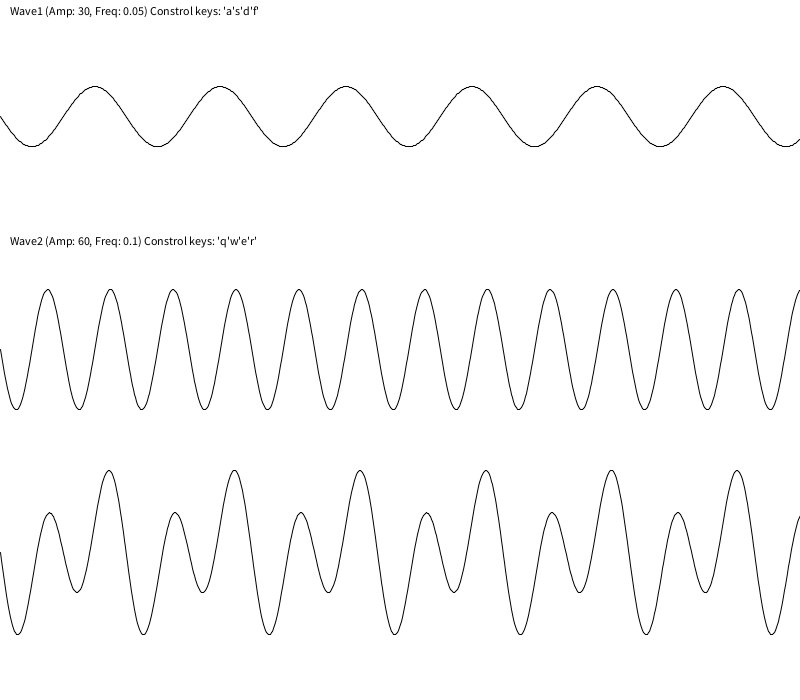
Frame 1 (no input)
Frame 60 (the mouse pressed at the canvas centre just before this capture): identical to frame 1, image omitted
Frame 120 (the mouse held since frame 60 and released just before this capture): identical to frame 1, image omitted

The Processing sketch that drew this single still picture (run headless with seeded random() and noise(); from frame 60 on, the mouse is pressed at the canvas centre):

// Processing sketch: ext1
// ── ext1.pde
/*
Extension 1
 */

int amp1 = 30;
float freq1 = 0.05;

int amp2 = 60;
float freq2 = 0.1;

void setup() {
  size(800, 700);
}

void draw() {
  background(255);
  textSize(12);
  fill(0);
  text("Wave1 (Amp: "+amp1+", Freq: "+freq1+") Constrol keys: 'a's'd'f'", 10, 15);
  text("Wave2 (Amp: "+amp2+", Freq: "+freq2+") Constrol keys: 'q'w'e'r'", 10, 245);

  translate(0, 0.5*height/3);  // translate Y coordinate to 1/3
  drawSinF1();
  translate(0, height/3);  // translate Y coordinate to 1/3
  drawSinF2();
  translate(0, height/3 - 30);  // translate Y coordinate to 1/3 - 30
  drawSum();
}

// Draw a sin wave on horizontal vertice
void drawSinF1() {
  for (int i = 0; i <= width; i++) {
    line(i, Y(i * freq1, amp1), i+1, Y((i+1) * freq1, amp1));
  }
}

// Draw a sin wave on horizontal vertice
void drawSinF2() {
  for (int i = 0; i <= width; i++) {
    line(i, Y(i * freq2, amp2), i+1, Y((i+1) * freq2, amp2));
  }
}

// Draw the summed waves
void drawSum() {
  for (int i = 0; i <= width; i++) {
    line(i, (Y((i*freq2), amp2) + Y((i*freq1), amp1)), 
    i+1, (Y((i+1)*freq2, amp2) + Y((i+1)*freq1, amp1)));
  }
}

// Draw a Sin function for Y coordinate
float Y(float ang, int amplitude) {
  return amplitude * sin(ang);
}

// Change waves parameters
void keyPressed() {
  // change wave 1 values
  if (key == 'a') {
    if (amp1 <= 70)
      amp1++;
  }
  else if (key == 's') {
    if (amp1 > 0)
      amp1--;
  }
  else if (key == 'd') {
    freq1+=0.01;
  }
  else if (key == 'f') {
    freq1-=0.01;
  }

  // change wave 2 values
  else if (key == 'q') {
    if (amp2 <= 70)
      amp2++;
  }
  else if (key == 'w') {
    if (amp2 > 0)
      amp2--;
  }
  else if (key == 'e') {
    freq2+=0.01;
  }
  else if (key == 'r') {
    freq2-=0.01;
  }
}
